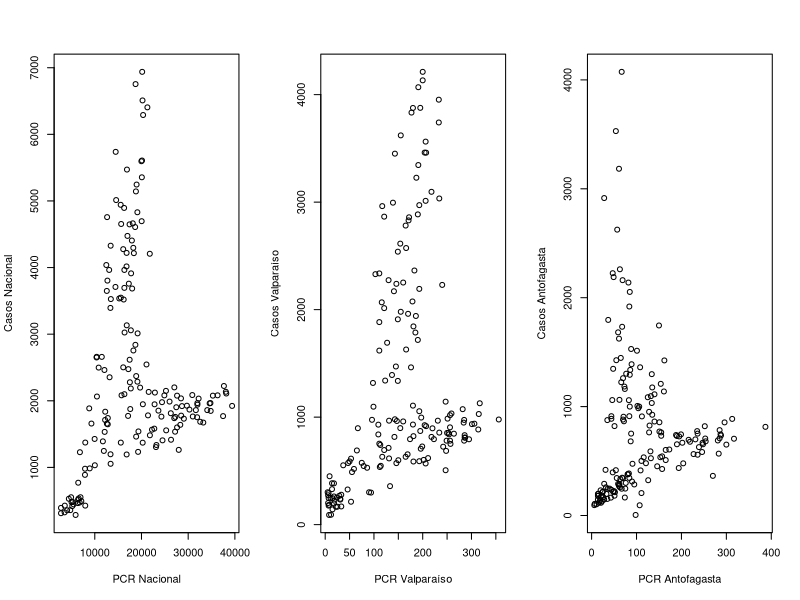
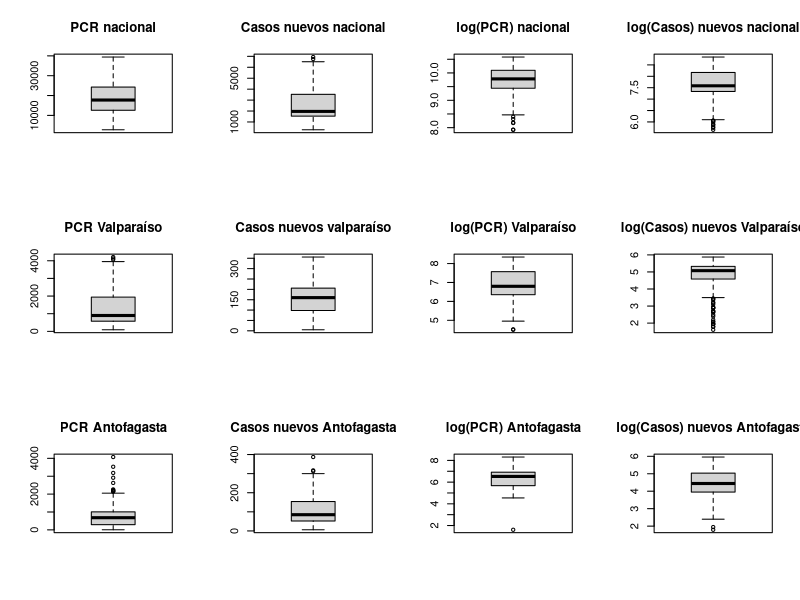
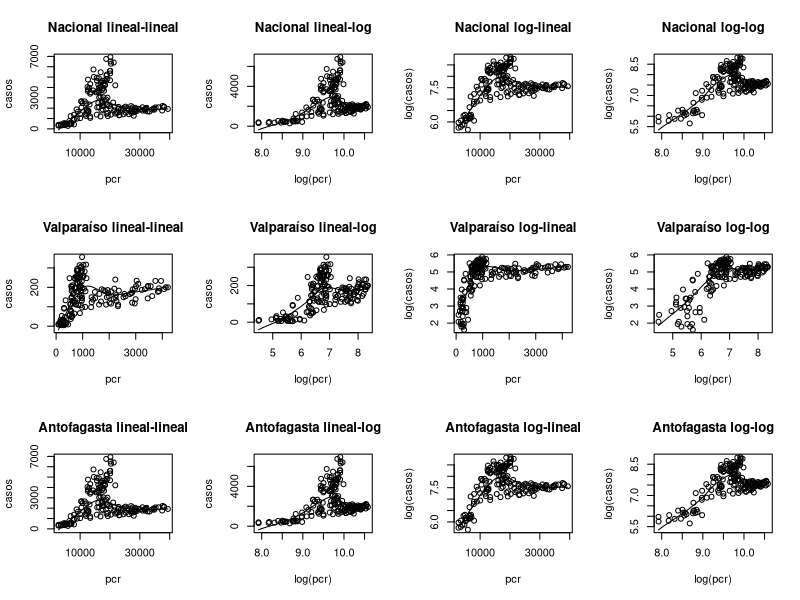
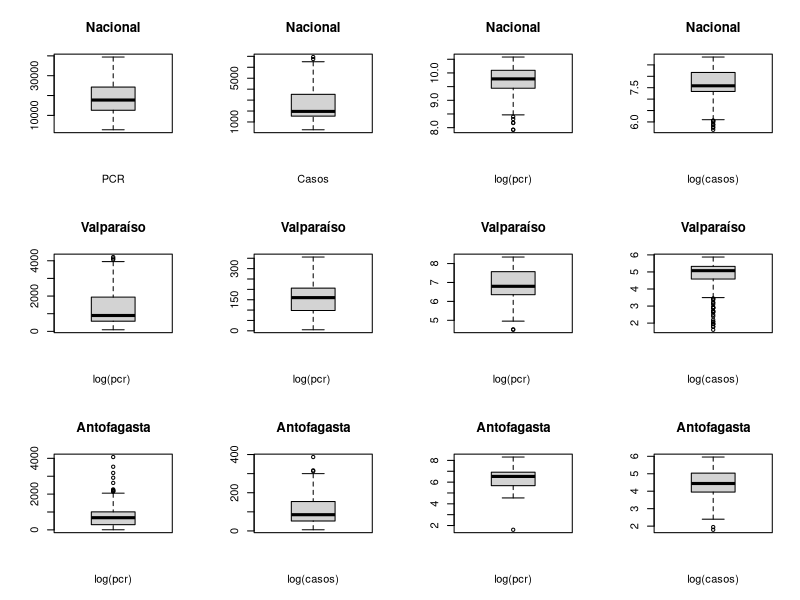
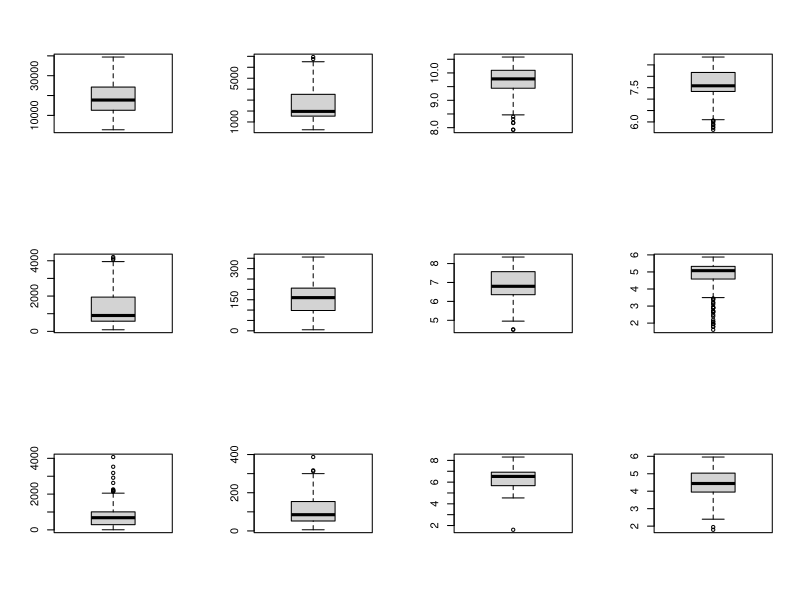
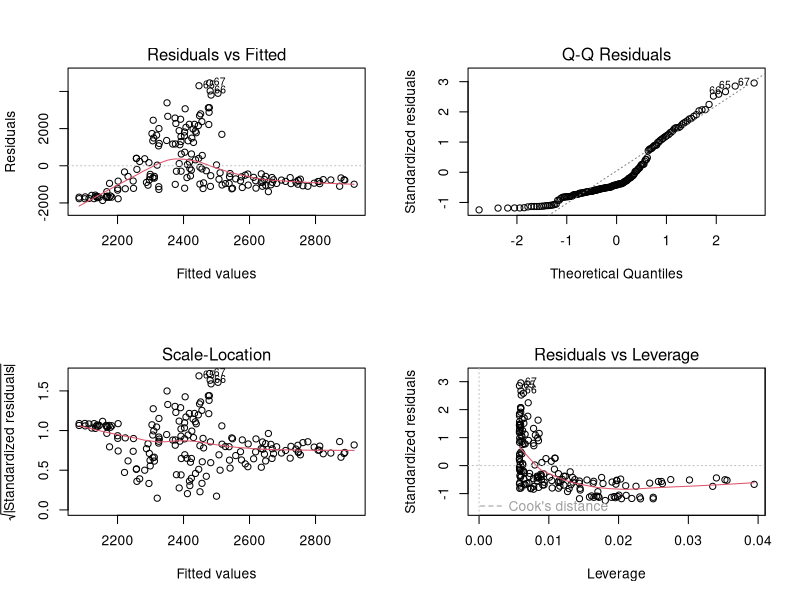
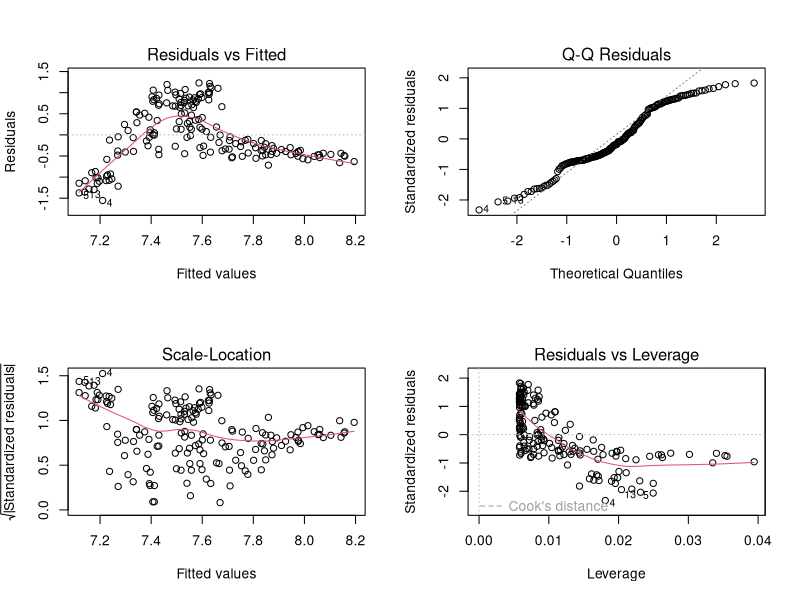
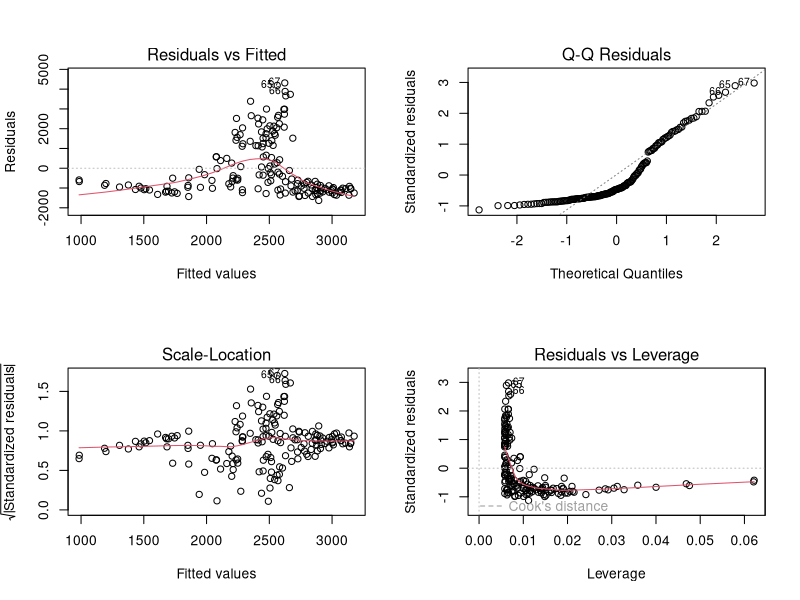

Source code (R) for these figures, in order: (Note: this script raises an error after producing the figures.)
##Directorio
setwd("/home/saaveg/Documents/JPSG/metodos/")
#Librerías
library(tidyverse)
library(lmtest)
##Fuente https://ourworldindata.org/coronavirus-source-data
chilecovid<-read.csv('EV_4/CovidChile.csv',header = TRUE,sep = ",")
covidNacionalOurWorld<-subset(chilecovid,select = c('date', 'total_cases','new_cases',
                                    'total_deaths','new_deaths','new_tests',
                                    'total_tests'))

########################################################
## Fuente https://github.com/MinCiencia/Datos-COVID19 ##
########################################################

#Totales diarios
totalesdiarios<-read.csv('EV_4/TotalesDiarios.csv',header = TRUE,sep = ",")
totalesdiarios<-subset(totalesdiarios,select = c('Fecha','Casos.nuevos.totales','Casos.totales'))
             
#PCR nacional
pcrNac<-read.csv('EV_4/PCR_Nacional.csv',header = TRUE,sep = ",")
pcrnacional<-subset(pcrNac,select = c('Fecha','Total.informados.ultimo.dia'))
colnames(pcrnacional)[colnames(pcrnacional) == "Total.informados.ultimo.dia"] <- "PCR.Nac"

#Casos nuevos diarios por región incremental
casosDiariosTotalesRegion<-read.csv('EV_4/CasosNuevos_Region_Incremental.csv',header = TRUE,sep = ",")
#Casos incremental Valparaíso
totalesValpoInc<-subset(casosDiariosTotalesRegion,select = c('Fecha','Valparaiso'))
#Casos incremental Antofagasta
totalesAntofaInc<-subset(casosDiariosTotalesRegion,select = c('Fecha','Antofagasta'))

#PCR por región diario
pcrRegionDiario<-read.csv('EV_4/PCR_Region_2.csv', header = TRUE,sep = ",",
                          colClasses = c('factor','numeric','factor',
                                         'numeric','numeric','numeric'),
                          na.strings = c('-'))
pcrRegionDiario$Fecha<-gsub('/','-',pcrRegionDiario$Fecha)
#PCR diario Valparaíso
pcrValpo<-pcrRegionDiario[pcrRegionDiario$Region=='Valparaíso',]
pcrValpo<-subset(pcrValpo,select = c('Fecha','PCR.Realizados'))
colnames(pcrValpo)[colnames(pcrValpo) == "PCR.Realizados"] <- "PCR.Valpo"
#PCR diario Antofagasta
pcrAntofa<-pcrRegionDiario[pcrRegionDiario$Region=='Antofagasta',]
pcrAntofa<-subset(pcrAntofa,select = c('Fecha','PCR.Realizados'))
colnames(pcrAntofa)[colnames(pcrAntofa) == "PCR.Realizados"] <- "PCR.Antofa"

dataTotal<-merge(totalesdiarios,pcrnacional,by = "Fecha",all = TRUE)
dataTotal<-merge(dataTotal,totalesValpoInc,by="Fecha",all=TRUE)
dataTotal<-merge(dataTotal,pcrValpo,by="Fecha",all=TRUE)
dataTotal<-merge(dataTotal,totalesAntofaInc,by="Fecha",all=TRUE)
dataTotal<-merge(dataTotal,pcrAntofa,by="Fecha",all=TRUE)

########################################
## Análisis de regresión lineal       ##
########################################

#datanac: Se conocen datos de infectados diarios y PCR desde 25-03-2020 para nacional
#Se conocen datos de infectados diarios y PCR desde 90-042020 para Valparaiso
#Se conocen datos de infectados diarios y PCR desde 90-042020 para Antofagasta

#Nivel nacional
datanac<-subset(dataTotal[39:211,], select=c("Fecha","Casos.nuevos.totales",
                                              "PCR.Nac"))
datavalpo<-subset(dataTotal[39:211,], select=c("Fecha","Valparaiso",
                                             "PCR.Valpo"))
dataantofa<-subset(dataTotal[39:211,], select=c("Fecha","Antofagasta",
                                            "PCR.Antofa"))
#Plots
par(mfrow=c(1,3)) #dev.off() para resetear el par
plot(datanac$PCR.Nac,datanac$Casos.nuevos.totales, xlab="PCR Nacional", ylab="Casos Nacional")
plot(datavalpo$Valparaiso,datavalpo$PCR.Valpo, xlab="PCR Valparaíso", ylab="Casos Valparaíso")
plot(dataantofa$Antofagasta,dataantofa$PCR.Antofa, xlab="PCR Antofagasta", ylab="Casos Antofagasta")


#Definición variables
pcr<-datanac$PCR.Nac
pcrlog<-log(datanac$PCR.Nac)
casos<-datanac$Casos.nuevos.totales
casoslog<-log(datanac$Casos.nuevos.totales)

pcrvalpo<-datavalpo$PCR.Valpo
pcrvalpolog<-log(datavalpo$PCR.Valpo)
casosvalpo<-datavalpo$Valparaiso
casosvalpolog<-log(datavalpo$Valparaiso)

pcrantofa<-dataantofa$PCR.Antofa
pcrantofalog<-log(dataantofa$PCR.Antofa)
casosantofa<-dataantofa$Antofagasta
casosantofalog<-log(dataantofa$Antofagasta)

#Boxplot
par(mfrow=c(3,4))
boxplot(pcr, main = "PCR nacional")
boxplot(casos, main = "Casos nuevos nacional")
boxplot(pcrlog, main = "log(PCR) nacional")
boxplot(casoslog, main = "log(Casos) nuevos nacional")

boxplot(pcrvalpo, main = "PCR Valparaíso")
boxplot(casosvalpo, main = "Casos nuevos valparaíso")
boxplot(pcrvalpolog, main = "log(PCR) Valparaíso")
boxplot(casosvalpolog, main = "log(Casos) nuevos Valparaíso")

boxplot(pcrantofa, main = "PCR Antofagasta")
boxplot(casosantofa, main = "Casos nuevos Antofagasta")
boxplot(pcrantofalog, main = "log(PCR) Antofagasta")
boxplot(casosantofalog, main = "log(Casos) nuevos Antofagasta")

#Correlación
cornac1<-cor(pcr,casos)
cornac2<-cor(pcrlog,casos)
cornac3<-cor(pcr,casoslog)
cornac4<-cor(pcrlog,casoslog)

corvalpo1<-cor(pcrvalpo,casosvalpo)
corvalpo2<-cor(pcrvalpolog,casosvalpo)
corvalpo3<-cor(pcrvalpo,casosvalpolog)
corvalpo4<-cor(pcrvalpolog,casosvalpolog)

corantofa1<-cor(pcrantofa,casosantofa)
corantofa2<-cor(pcrantofalog,casosantofa)
corantofa3<-cor(pcrantofa,casosantofalog)
corantofa4<-cor(pcrantofalog,casosantofalog)

cornac1;cornac2;cornac3;cornac4

corvalpo1;corvalpo2;corvalpo3;corvalpo4

corantofa1;corantofa2;corantofa3;corantofa4


cor.test(pcr,casos)
cor.test(pcrlog,casos)
cor.test(pcr,casoslog)
cor.test(pcrlog,casoslog)

cor.test(pcrvalpo,casosvalpo)
cor.test(pcrvalpolog,casosvalpo)
cor.test(pcrvalpo,casosvalpolog)
cor.test(pcrvalpolog,casosvalpolog)

cor.test(pcrantofa,casosantofa)
cor.test(pcrantofalog,casosantofa)
cor.test(pcrantofa,casosantofalog)
cor.test(pcrantofalog,casosantofalog)

#Scatter
par(mfrow=c(3,4))
scatter.smooth(pcr,casos, main="Nacional lineal-lineal",
               xlab="pcr",ylab="casos")
scatter.smooth(pcrlog,casos, main="Nacional lineal-log",
               xlab="log(pcr)",ylab="casos")
scatter.smooth(pcr,casoslog, main="Nacional log-lineal",
               xlab="pcr",ylab="log(casos)")
scatter.smooth(pcrlog,casoslog, main="Nacional log-log",
               xlab="log(pcr)", ylab="log(casos)")

scatter.smooth(pcrvalpo,casosvalpo, main="Valparaíso lineal-lineal",
               xlab="pcr",ylab="casos")
scatter.smooth(pcrvalpolog,casosvalpo, main="Valparaíso lineal-log",
               xlab="log(pcr)",ylab="casos")
scatter.smooth(pcrvalpo,casosvalpolog, main="Valparaíso log-lineal",
               xlab="pcr",ylab="log(casos)")
scatter.smooth(pcrvalpolog,casosvalpolog, main="Valparaíso log-log",
               xlab="log(pcr)", ylab="log(casos)")

scatter.smooth(pcr,casos, main="Antofagasta lineal-lineal",
               xlab="pcr",ylab="casos")
scatter.smooth(pcrlog,casos, main="Antofagasta lineal-log",
               xlab="log(pcr)",ylab="casos")
scatter.smooth(pcr,casoslog, main="Antofagasta log-lineal",
               xlab="pcr",ylab="log(casos)")
scatter.smooth(pcrlog,casoslog, main="Antofagasta log-log",
               xlab="log(pcr)", ylab="log(casos)")

#Boxplot analysis
par(mfrow=c(3,4))
bppcr<-boxplot(pcr, main="Nacional",
                  xlab="PCR")
bpcasos<-boxplot(casos, main="Nacional",
                    xlab="Casos")
bppcrlog<-boxplot(pcrlog, main="Nacional",
                  xlab="log(pcr)")
bpcasoslog<-boxplot(casoslog, main="Nacional",
                  xlab="log(casos)")
print(bppcr);print(bpcasos);print(bppcrlog);print(bpcasoslog)

bppcrvalpo<-boxplot(pcrvalpo, main="Valparaíso",
                       xlab="log(pcr) ")
bpcasosvalpo<-boxplot(casosvalpo, main="Valparaíso",
                       xlab="log(pcr) ")
bppcrvalpolog<-boxplot(pcrvalpolog, main="Valparaíso",
                       xlab="log(pcr) ")
bpcasosvalpolog<-boxplot(casosvalpolog, main="Valparaíso",
                         xlab="log(casos)")
print(bppcrvalpolog);print(bpcasosvalpo);print(bppcrvalpolog);print(bpcasosvalpolog)

bppcrantofa<-boxplot(pcrantofa, main="Antofagasta",
                        xlab="log(pcr)")
bpcasosantofa<-boxplot(casosantofa, main="Antofagasta",
                          xlab="log(casos)")
bppcrantofalog<-boxplot(pcrantofalog, main="Antofagasta",
                        xlab="log(pcr)")
bpcasosantofalog<-boxplot(casosantofalog, main="Antofagasta",
                          xlab="log(casos)")
print(bppcrantofa);print(bpcasosantofa);print(bppcrantofalog);print(bpcasosantofalog)

par(mfrow=c(3,4))
boxplot(pcr)
boxplot(casos)
boxplot(pcrlog)
boxplot(casoslog)

boxplot(pcrvalpo)
boxplot(casosvalpo)
boxplot(pcrvalpolog)
boxplot(casosvalpolog)

boxplot(pcrantofa)
boxplot(casosantofa)
boxplot(pcrantofalog)
boxplot(casosantofalog)

#Modelo lineal
fit11=lm(casos~pcr)
fit12=lm(casoslog~pcr)
fit13=lm(casos~pcrlog)
fit14=lm(casoslog~pcrlog)

fit21=lm(casosvalpo~pcrvalpo)
fit22=lm(casosvalpolog~pcrvalpo)
fit23=lm(casosvalpo~pcrvalpolog)
fit24=lm(casosvalpolog~pcrvalpolog)

fit31=lm(casosantofa~pcrantofa)
fit32=lm(casosantofalog~pcrantofa)
fit33=lm(casosantofa~pcrantofalog)
fit34=lm(casosantofalog~pcrantofalog)

summary(fit11)
summary(fit12)
summary(fit13)
summary(fit14)

summary(fit21)
summary(fit22)
summary(fit23)
summary(fit24)

summary(fit31)
summary(fit32)
summary(fit33)
summary(fit34)


par(mfrow=c(2,2))
plot(fit11)
plot(fit12)
plot(fit13)
plot(fit14)

plot(fit21)
plot(fit22)
plot(fit23)
plot(fit24)

plot(fit31)
plot(fit32)
plot(fit33)
plot(fit34)

#Residuos Estandarizados ej: rstandard(fit11)
e11<-residuals(fit11)
e12<-residuals(fit12)
e13<-residuals(fit13)
e14<-residuals(fit14)

e21<-residuals(fit21)
e22<-residuals(fit22)
e23<-residuals(fit23)
e24<-residuals(fit24)

e31<-residuals(fit31)
e32<-residuals(fit32)
e33<-residuals(fit33)
e34<-residuals(fit34)


par(mfrow=c(2,2))
plot(e11)
plot(e12)
plot(e13)
plot(e14)

plot(e21)
plot(e22)
plot(e23)
plot(e24)

plot(e31)
plot(e32)
plot(e33)
plot(e34)

par(mfrow=c(1,1))
boxplot(e11,e12,e13,e14,e21,e22,e23,e24,e31,e32,e33,e34)


#nuevo dataframe
data11<-data.frame(fitted.values(fit11),rstandard(fit11))
data12<-data.frame(fitted.values(fit12),rstandard(fit12))
data13<-data.frame(fitted.values(fit13),rstandard(fit13))
data14<-data.frame(fitted.values(fit14),rstandard(fit14))

data21<-data.frame(fitted.values(fit21),rstandard(fit21))
data22<-data.frame(fitted.values(fit22),rstandard(fit22))
data23<-data.frame(fitted.values(fit23),rstandard(fit23))
data24<-data.frame(fitted.values(fit24),rstandard(fit24))

data31<-data.frame(fitted.values(fit31),rstandard(fit31))
data32<-data.frame(fitted.values(fit32),rstandard(fit32))
data33<-data.frame(fitted.values(fit33),rstandard(fit33))
data34<-data.frame(fitted.values(fit34),rstandard(fit34))

par(mfrow=c(3,4))
plot(data11, main="Nacional lineal-lineal", xlab="Valor ajustado", ylab="residuos estandarizados")
abline(h=c(2,-2), col="red")
plot(data12, main="Nacional log-lineal", xlab="Valor ajustado", ylab="residuos estandarizados")
abline(h=c(2,-2), col="red")
plot(data13, main="Nacional lineal-log", xlab="Valor ajustado", ylab="residuos estandarizados")
abline(h=c(2,-2), col="red")
plot(data14, main="Nacional log-log", xlab="Valor ajustado", ylab="residuos estandarizados")
abline(h=c(2,-2), col="red")

plot(data21, main="Valparaíso lineal-lineal", xlab="Valor ajustado", ylab="residuos estandarizados")
abline(h=c(2,-2), col="red")
plot(data22, main="Valparaíso log-lineal", xlab="Valor ajustado", ylab="residuos estandarizados")
abline(h=c(2,-2), col="red")
plot(data23, main="Valparaíso lineal-log", xlab="Valor ajustado", ylab="residuos estandarizados")
abline(h=c(2,-2), col="red")
plot(data24, main="Valparaíso log-log", xlab="Valor ajustado", ylab="residuos estandarizados")
abline(h=c(2,-2), col="red")

plot(data31, main="Antofagasta lineal-lineal", xlab="Valor ajustado", ylab="residuos estandarizados")
abline(h=c(2,-2), col="red")
plot(data32, main="Antofagasta log-lineal", xlab="Valor ajustado", ylab="residuos estandarizados")
abline(h=c(2,-2), col="red")
plot(data33, main="Antofagasta lineal-log", xlab="Valor ajustado", ylab="residuos estandarizados")
abline(h=c(2,-2), col="red")
plot(data34, main="Antofagasta log-log", xlab="Valor ajustado", ylab="residuos estandarizados")
abline(h=c(2,-2), col="red")


#Obtener resudios sobre 2 y bajo -2
data11b<-datanac[-c(which(data11$rstandard.fit11. %in% data11$rstandard.fit11.[data11$rstandard.fit11.>2]),
                            which(data11$rstandard.fit11. %in% data11$rstandard.fit11.[data11$rstandard.fit11.<(-2)])),]
data12b<-datanac[-c(which(data12$rstandard.fit12. %in% data12$rstandard.fit12.[data12$rstandard.fit12.>2]),
                            which(data12$rstandard.fit12. %in% data12$rstandard.fit12.[data12$rstandard.fit12.<(-2)])),]
data13b<-datanac[-c(which(data13$rstandard.fit13. %in% data13$rstandard.fit13.[data13$rstandard.fit13.>2]),
                            which(data13$rstandard.fit13. %in% data13$rstandard.fit13.[data13$rstandard.fit13.<(-2)])),]
data14b<-datanac[-c(which(data14$rstandard.fit14. %in% data14$rstandard.fit14.[data14$rstandard.fit14.>2]),
                            which(data14$rstandard.fit14. %in% data14$rstandard.fit14.[data14$rstandard.fit14.<(-2)])),]

data21b<-datavalpo[-c(which(data21$rstandard.fit21. %in% data21$rstandard.fit21.[data21$rstandard.fit21.>2]),
                              which(data21$rstandard.fit21. %in% data21$rstandard.fit21.[data21$rstandard.fit21.<(-2)])),]
data22b<-datavalpo[-c(which(data22$rstandard.fit22. %in% data22$rstandard.fit22.[data22$rstandard.fit22.>2]), 
                              which(data22$rstandard.fit22. %in% data22$rstandard.fit22.[data22$rstandard.fit22.<(-2)])),]
data23b<-datavalpo[-c(which(data23$rstandard.fit23. %in% data23$rstandard.fit23.[data23$rstandard.fit23.>2]), 
                              which(data23$rstandard.fit23. %in% data23$rstandard.fit23.[data23$rstandard.fit23.<(-2)])),]
data24b<-datavalpo[-c(which(data24$rstandard.fit24. %in% data24$rstandard.fit24.[data24$rstandard.fit24.>2]), 
                              which(data24$rstandard.fit24. %in% data24$rstandard.fit24.[data24$rstandard.fit24.<(-2)])),]

data31b<-dataantofa[-c(which(data31$rstandard.fit31. %in% data31$rstandard.fit31.[data31$rstandard.fit31.>2]), 
                              which(data31$rstandard.fit31. %in% data31$rstandard.fit31.[data31$rstandard.fit31.<(-2)])),]
data32b<-dataantofa[-c(which(data32$rstandard.fit32. %in% data32$rstandard.fit32.[data32$rstandard.fit32.>2]), 
                              which(data32$rstandard.fit32. %in% data32$rstandard.fit32.[data32$rstandard.fit32.<(-2)])),]
data33b<-dataantofa[-c(which(data33$rstandard.fit33. %in% data33$rstandard.fit33.[data33$rstandard.fit33.>2]), 
                              which(data33$rstandard.fit33.. %in% data33$rstandard.fit33.[data33$rstandard.fit33.<(-2)])),]
data34b<-dataantofa[-c(which(data34$rstandard.fit34. %in% data34$rstandard.fit34.[data34$rstandard.fit34.>2]), 
                              which(data34$rstandard.fit34. %in% data34$rstandard.fit34.[data34$rstandard.fit34.<(-2)])),]



#Correlaciones
cor11b<-cor(data11b$Casos.nuevos.totales,data11b$PCR.Nac)
cor12b<-cor(log(data12b$Casos.nuevos.totales),data12b$PCR.Nac)
cor13b<-cor(data13b$Casos.nuevos.totales,log(data13b$PCR.Nac))
cor14b<-cor(log(data14b$Casos.nuevos.totales),log(data14b$PCR.Nac))

cor21b<-cor(data21b$Valparaiso,data21b$PCR.Valpo)
cor22b<-cor(log(data22b$Valparaiso),data22b$PCR.Valpo)
cor23b<-cor(data23b$Valparaiso,log(data23b$PCR.Valpo))
cor24b<-cor(log(data24b$Valparaiso),log(data24b$PCR.Valpo))

cor31b<-cor(data31b$Antofagasta,data31b$PCR.Antofa)
cor32b<-cor(log(data32b$Antofagasta),data32b$PCR.Antofa)
cor33b<-cor(data33b$Antofagasta,log(data33b$PCR.Antofa))
cor34b<-cor(log(data34b$Antofagasta),log(data34b$PCR.Antofa))

cor11b;cor12b;cor13b;cor14b

cor21b;cor22b;cor23b;cor24b

cor31b;cor32b;cor33b;cor34b


cor.test(data11b$Casos.nuevos.totales,data11b$PCR.Nac)
cor.test(log(data12b$Casos.nuevos.totales),data12b$PCR.Nac)
cor.test(data13b$Casos.nuevos.totales,log(data13b$PCR.Nac))
cor.test(log(data14b$Casos.nuevos.totales),log(data14b$PCR.Nac))

cor.test(data21b$Valparaiso,data21b$PCR.Valpo)
cor.test(log(data22b$Valparaiso),data22b$PCR.Valpo)
cor.test(data23b$Valparaiso,log(data23b$PCR.Valpo))
cor.test(log(data24b$Valparaiso),log(data24b$PCR.Valpo))

cor.test(data31b$Antofagasta,data31b$PCR.Antofa)
cor.test(log(data32b$Antofagasta),data32b$PCR.Antofa)
cor.test(data33b$Antofagasta,log(data33b$PCR.Antofa))
cor.test(log(data34b$Antofagasta),log(data34b$PCR.Antofa))

#Nuevo modelo
fit11b=lm(data11b$Casos.nuevos.totales~data11b$PCR.Nac)
fit12b=lm(log(data12b$Casos.nuevos.totales)~data12b$PCR.Nac)
fit13b=lm(data13b$Casos.nuevos.totales~log(data13b$PCR.Nac))
fit14b=lm(log(data14b$Casos.nuevos.totales)~log(data14b$PCR.Nac))

fit21b=lm(data21b$Valparaiso~data21b$PCR.Valpo)
fit22b=lm(log(data22b$Valparaiso)~data22b$PCR.Valpo)
fit23b=lm(data23b$Valparaiso~log(data23b$PCR.Valpo))
fit24b=lm(log(data24b$Valparaiso)~log(data24b$PCR.Valpo))

fit31b=lm(data31b$Antofagasta~data31b$PCR.Antofa)
fit32b=lm(log(data32b$Antofagasta)~data32b$PCR.Antofa)
fit33b=lm(data33b$Antofagasta~log(data33b$PCR.Antofa))
fit34b=lm(log(data34b$Antofagasta)~log(data34b$PCR.Antofa))

summary(fit11b)
summary(fit12b)
summary(fit13b)
summary(fit14b)

summary(fit21b)
summary(fit22b)
summary(fit23b)
summary(fit24b)

summary(fit31b)
summary(fit32b)
summary(fit33b)
summary(fit34b)


##Dataframe de fitted values versus residuos para datos tratados
data11bb<-data.frame(fitted.values(fit11b),rstandard(fit11b))
data12bb<-data.frame(fitted.values(fit12b),rstandard(fit12b))
data13bb<-data.frame(fitted.values(fit13b),rstandard(fit13b))
data14bb<-data.frame(fitted.values(fit14b),rstandard(fit14b))

data21bb<-data.frame(fitted.values(fit21b),rstandard(fit21b))
data22bb<-data.frame(fitted.values(fit22b),rstandard(fit22b))
data23bb<-data.frame(fitted.values(fit23b),rstandard(fit23b))
data24bb<-data.frame(fitted.values(fit24b),rstandard(fit24b))

data31bb<-data.frame(fitted.values(fit31b),rstandard(fit31b))
data32bb<-data.frame(fitted.values(fit32b),rstandard(fit32b))
data33bb<-data.frame(fitted.values(fit33b),rstandard(fit33b))
data34bb<-data.frame(fitted.values(fit34b),rstandard(fit34b))


#Fitted.value v/s residuals estandarizados
#Luego de eliminar los residuos sobre 2 y bajo -2
par(mfrow=c(3,4))
plot(data11bb, main="Nacional lineal-lineal", xlab="Valor ajustado", ylab="residuos estandarizados")
abline(h=c(2,-2), col="red")
plot(data12bb, main="Nacional log-lineal", xlab="Valor ajustado", ylab="residuos estandarizados")
abline(h=c(2,-2), col="red")
plot(data13bb, main="Nacional lineal-log", xlab="Valor ajustado", ylab="residuos estandarizados")
abline(h=c(2,-2), col="red")
plot(data14bb, main="Nacional log-log", xlab="Valor ajustado", ylab="residuos estandarizados")
abline(h=c(2,-2), col="red")

plot(data21bb, main="Valparaíso lineal-lineal", xlab="Valor ajustado", ylab="residuos estandarizados")
abline(h=c(2,-2), col="red")
plot(data22bb, main="Valparaíso log-lineal", xlab="Valor ajustado", ylab="residuos estandarizados")
abline(h=c(2,-2), col="red")
plot(data23bb, main="Valparaíso lineal-log", xlab="Valor ajustado", ylab="residuos estandarizados")
abline(h=c(2,-2), col="red")
plot(data24bb, main="Valparaíso log-log", xlab="Valor ajustado", ylab="residuos estandarizados")
abline(h=c(2,-2), col="red")

plot(data31bb, main="Antofagasta lineal-lineal", xlab="Valor ajustado", ylab="residuos estandarizados")
abline(h=c(2,-2), col="red")
plot(data32bb, main="Antofagasta log-lineal", xlab="Valor ajustado", ylab="residuos estandarizados")
abline(h=c(2,-2), col="red")
plot(data33bb, main="Antofagasta lineal-log", xlab="Valor ajustado", ylab="residuos estandarizados")
abline(h=c(2,-2), col="red")
plot(data34bb, main="Antofagasta log-log", xlab="Valor ajustado", ylab="residuos estandarizados")
abline(h=c(2,-2), col="red")


#Normalidad de residuos
shapiro.test(fit11$residuals)
shapiro.test(fit12$residuals)
shapiro.test(fit13$residuals)
shapiro.test(fit14$residuals)

shapiro.test(fit21$residuals)
shapiro.test(fit22$residuals)
shapiro.test(fit23$residuals)
shapiro.test(fit24$residuals)

shapiro.test(fit31$residuals)
shapiro.test(fit32$residuals)
shapiro.test(fit33$residuals)
shapiro.test(fit34$residuals)

shapiro.test(fit11b$residuals)
shapiro.test(fit12b$residuals)
shapiro.test(fit13b$residuals)
shapiro.test(fit14b$residuals)

shapiro.test(fit21b$residuals)
shapiro.test(fit22b$residuals)
shapiro.test(fit23b$residuals)
shapiro.test(fit24b$residuals)

shapiro.test(fit31b$residuals)
shapiro.test(fit32b$residuals)
shapiro.test(fit33b$residuals)
shapiro.test(fit34b$residuals)

#Independencia de residuos Durbin-Watson
dwtest(fit11,alternative = c("two.sided"))
dwtest(fit12,alternative = c("two.sided"))
dwtest(fit13,alternative = c("two.sided"))
dwtest(fit14,alternative = c("two.sided"))

dwtest(fit21,alternative = c("two.sided"))
dwtest(fit22,alternative = c("two.sided"))
dwtest(fit23,alternative = c("two.sided"))
dwtest(fit24,alternative = c("two.sided"))

dwtest(fit31,alternative = c("two.sided"))
dwtest(fit32,alternative = c("two.sided"))
dwtest(fit33,alternative = c("two.sided"))
dwtest(fit34,alternative = c("two.sided"))

dwtest(fit11b,alternative = c("two.sided"))
dwtest(fit12b,alternative = c("two.sided"))
dwtest(fit13b,alternative = c("two.sided"))
dwtest(fit14b,alternative = c("two.sided"))

dwtest(fit21b,alternative = c("two.sided"))
dwtest(fit22b,alternative = c("two.sided"))
dwtest(fit23b,alternative = c("two.sided"))
dwtest(fit24b,alternative = c("two.sided"))

dwtest(fit31b,alternative = c("two.sided"))
dwtest(fit32b,alternative = c("two.sided"))
dwtest(fit33b,alternative = c("two.sided"))
dwtest(fit34b,alternative = c("two.sided"))

#Homocedasticidad golfeld y quandt
gqtest(fit11,alternative = c("two.sided"))
gqtest(fit12,alternative = c("two.sided"))
gqtest(fit13,alternative = c("two.sided"))
gqtest(fit14,alternative = c("two.sided"))

gqtest(fit21,alternative = c("two.sided"))
gqtest(fit22,alternative = c("two.sided"))
gqtest(fit23,alternative = c("two.sided"))
gqtest(fit24,alternative = c("two.sided"))

gqtest(fit31,alternative = c("two.sided"))
gqtest(fit32,alternative = c("two.sided"))
gqtest(fit33,alternative = c("two.sided"))
gqtest(fit34,alternative = c("two.sided"))

gqtest(fit11b,alternative = c("two.sided"))
gqtest(fit12b,alternative = c("two.sided"))
gqtest(fit13b,alternative = c("two.sided"))
gqtest(fit14b,alternative = c("two.sided"))

gqtest(fit21b,alternative = c("two.sided"))
gqtest(fit22b,alternative = c("two.sided"))
gqtest(fit23b,alternative = c("two.sided"))
gqtest(fit24b,alternative = c("two.sided"))

gqtest(fit31b,alternative = c("two.sided"))
gqtest(fit32b,alternative = c("two.sided"))
gqtest(fit33b,alternative = c("two.sided"))
gqtest(fit34b,alternative = c("two.sided"))

#### Análisis de varianza ####

#Varianza de errores antes
var(rstandard(fit11));var(rstandard(fit12));var(rstandard(fit13));var(rstandard(fit14))

var(rstandard(fit21));var(rstandard(fit22));var(rstandard(fit23));var(rstandard(fit24))

var(rstandard(fit31));var(rstandard(fit32));var(rstandard(fit33));var(rstandard(fit34))

#Varianza de errores después
var(rstandard(fit11b));var(rstandard(fit12b));var(rstandard(fit13b));var(rstandard(fit14b))

var(rstandard(fit21b));var(rstandard(fit22b));var(rstandard(fit23b));var(rstandard(fit24b))

var(rstandard(fit31b));var(rstandard(fit32b));var(rstandard(fit33b));var(rstandard(fit34b))


#Varianza de valores ajustados antes
var(fitted.values(fit11));var(fitted.values(fit12));var(fitted.values(fit13));var(fitted.values(fit14))

var(fitted.values(fit21));var(fitted.values(fit22));var(fitted.values(fit23));var(fitted.values(fit24))

var(fitted.values(fit31));var(fitted.values(fit32));var(fitted.values(fit33));var(fitted.values(fit34))



#Varianza de valores ajustados después
var(fitted.values(fit11b));var(fitted.values(fit12b));var(fitted.values(fit13b));var(fitted.values(fit14b))

var(fitted.values(fit21b));var(fitted.values(fit22b));var(fitted.values(fit23b));var(fitted.values(fit24b))

var(fitted.values(fit31b));var(fitted.values(fit32b));var(fitted.values(fit33b));var(fitted.values(fit34b))


#Rehacer analisis
plot(dso)
scatter.smooth(dso)
cor(dso$pcrlog,dso$casoslog) #La correlación es menor
cor.test(dso$pcrlog,dso$casoslog)





#Boxplots residuos antes y despues para cada caso
par(mfrow=c(3,4))
boxplot(rstandard(fit11),rstandard(fit11b))
boxplot(rstandard(fit12),rstandard(fit12b))
boxplot(rstandard(fit13),rstandard(fit13b))
boxplot(rstandard(fit14),rstandard(fit14b))

boxplot(rstandard(fit11),rstandard(fit11b))
boxplot(rstandard(fit11),rstandard(fit11b))
boxplot(rstandard(fit11),rstandard(fit11b))
boxplot(rstandard(fit11),rstandard(fit11b))

boxplot(rstandard(fit11),rstandard(fit11b))
boxplot(rstandard(fit11),rstandard(fit11b))
boxplot(rstandard(fit11),rstandard(fit11b))
boxplot(rstandard(fit11),rstandard(fit11b))

boxplot(rstandard(fit11),rstandard(fit11b))
boxplot(rstandard(fit11),rstandard(fit11b))
boxplot(rstandard(fit11),rstandard(fit11b))
boxplot(rstandard(fit11),rstandard(fit11b))
